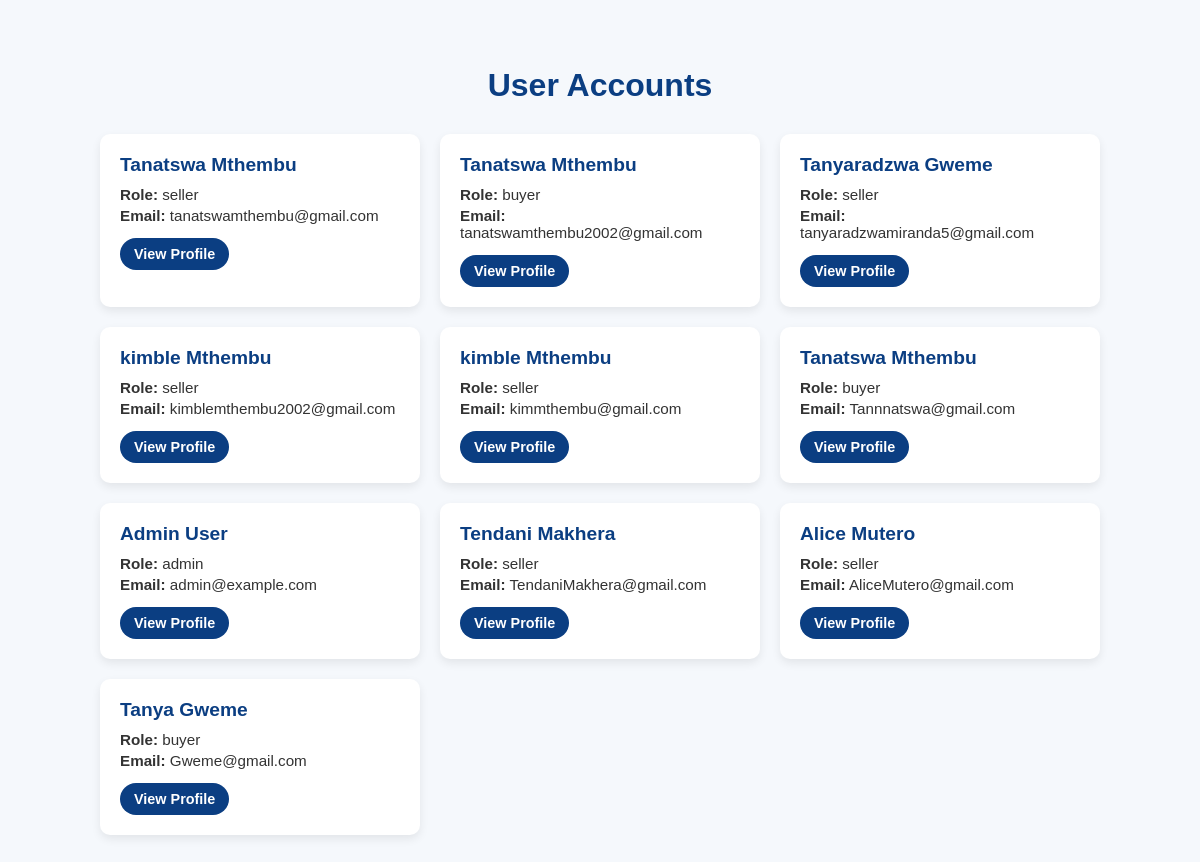
The page /PHP/Manage_Accounts.php (signed in) on the database its author committed.
### tables this page shows
CREATE TABLE `users` (
  `user_id` int(11) NOT NULL,
  `fname` varchar(250) DEFAULT NULL,
  `lname` varchar(250) DEFAULT NULL,
  `about_me` text NOT NULL,
  `email` varchar(250) DEFAULT NULL,
  `username` varchar(250) NOT NULL,
  `phone_num` varchar(15) DEFAULT NULL,
  `user_password` varchar(250) NOT NULL,
  `role` enum('buyer','seller','admin') NOT NULL,
  `profile_image` varchar(255) DEFAULT NULL,
  `created_at` timestamp NOT NULL DEFAULT current_timestamp(),
  `updated_at` timestamp NOT NULL DEFAULT current_timestamp() ON UPDATE current_timestamp()
);

### htdocs/PHP/Manage_Accounts.php (the view, shortened to what this page needs)
<?php
require_once("../Configurations/Config_db.php");
$query = "SELECT user_id, fname, lname, email, role FROM users";
$result = $conn->query($query);
?>
<!DOCTYPE html>
<html lang="en">
<head>
</head>
<body>
  <h2>User Accounts</h2>
  <div class="accounts-container">
    <?php while ($row = $result->fetch_assoc()): ?>
      <div class="account-card">
        <h3><?= htmlspecialchars($row['fname'] . ' ' . $row['lname']) ?></h3>
        <p><strong>Role:</strong> <?= htmlspecialchars($row['role']) ?></p>
        <p><strong>Email:</strong> <?= htmlspecialchars($row['email']) ?></p>
        <a href="admin_view.php?user_id=<?= urlencode($row['user_id']) ?>" class="view-btn">View Profile</a>
      </div>
    <?php endwhile; ?>
  </div>
</body>
</html>

### htdocs/PHP/Manage_Accounts.php (style rules this page uses)
body { margin: 0; font-family: 'Poppins', sans-serif; background-color: #f5f8fc; padding: 40px 20px; display: flex; flex-direction: column; align-items: center; }
h2 { color: #0b3e82; font-size: 2rem; margin-bottom: 30px; }
.accounts-container { display: grid; grid-template-columns: repeat(auto-fit, minmax(260px, 1fr)); gap: 20px; width: 100%; max-width: 1000px; }
.account-card { background: white; padding: 20px; border-radius: 10px; box-shadow: 0 4px 10px rgba(0,0,0,0.08); transition: transform 0.2s ease; }
.account-card h3 { margin: 0 0 10px; color: #0b3e82; font-size: 1.2rem; }
.account-card p { margin: 4px 0; font-size: 0.95rem; color: #333; }
.view-btn { display: inline-block; margin-top: 10px; padding: 8px 14px; background-color: #0b3e82; color: white; text-decoration: none; border-radius: 20px; font-size: 0.9rem; font-weight: bold; transition: background-color 0.3s ease; }

### rows shown on the page
users: fname+lname "Tanatswa Mthembu", role "seller", email "tanatswamthembu@gmail.com"
users: fname+lname "Tanatswa Mthembu", role "buyer", email "tanatswamthembu2002@gmail.com"
users: fname+lname "Tanyaradzwa Gweme", role "seller", email "tanyaradzwamiranda5@gmail.com"
users: fname+lname "kimble Mthembu", role "seller", email "kimblemthembu2002@gmail.com"
users: fname+lname "kimble Mthembu", role "seller", email "kimmthembu@gmail.com"
users: fname+lname "Tanatswa Mthembu", role "buyer", email "Tannnatswa@gmail.com"
users: fname+lname "Admin User", role "admin", email "admin@example.com"
users: fname+lname "Tendani Makhera", role "seller", email "TendaniMakhera@gmail.com"
users: fname+lname "Alice Mutero", role "seller", email "AliceMutero@gmail.com"
users: fname+lname "Tanya Gweme", role "buyer", email "Gweme@gmail.com"
